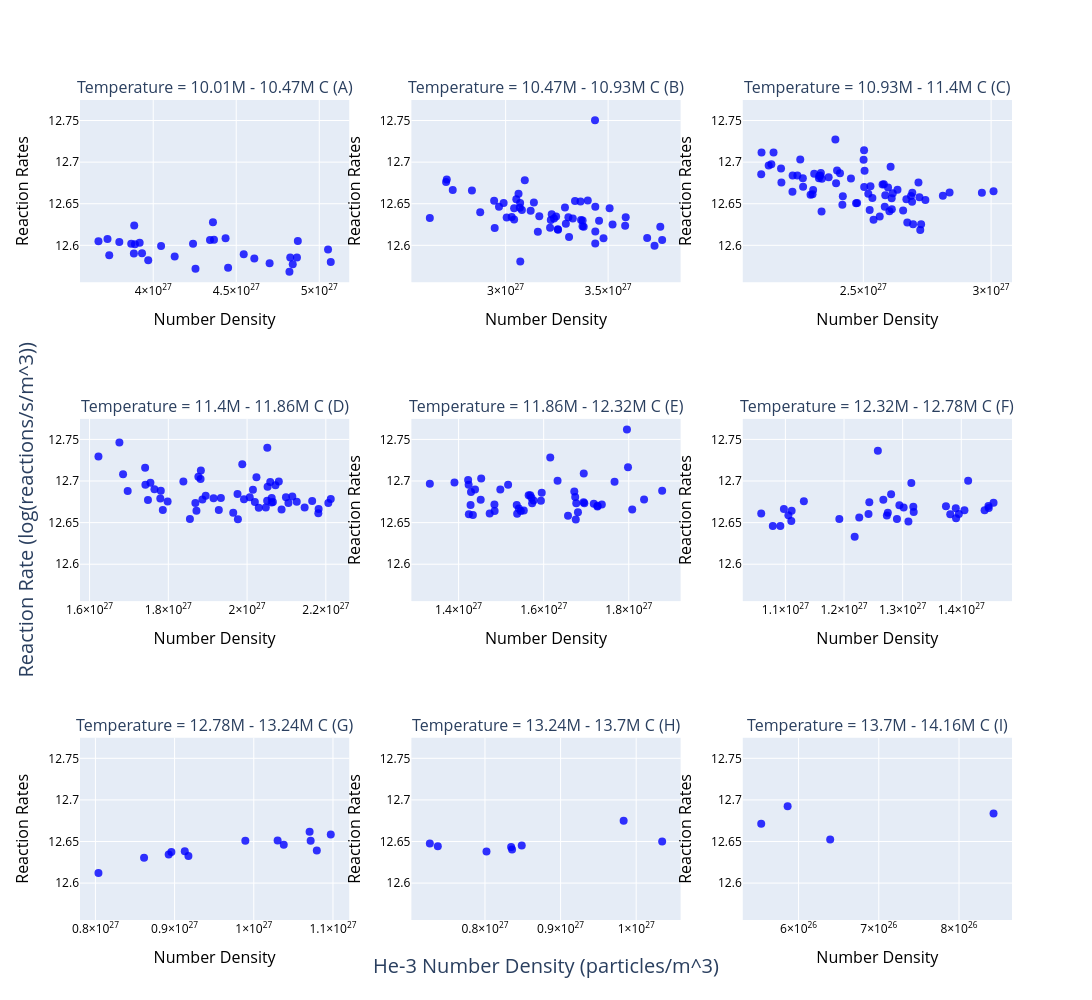

The notebook cell this image was saved under:
### Code cell
%matplotlib widget
x = df_filtered['he3_number_density']
temp = df_filtered['core_temperature']
y = np.log10(df_filtered['reaction_rates_per_unit_volume'])

count = 9
temp_range = np.linspace(temp.min(), temp.max(), count + 1)

frames = []


def format_title(value):
    # Get place value
    place_value = int(np.log10(value))
    if 4 <= place_value <= 6:
        return f'{round(value, -2) / 1000}K'
    elif 7 <= place_value <= 9:
        return f'{round(value, -4) / 10 ** 6}M'
    else:
        return f'{value:.1e}'


subplot_titles = [

]

letters = 'ABCDEFGHIJKLMNOPQRSTUVWXYZ'

_last = temp.min()
idx = 0
for _temp in temp_range:
    if _temp == _last:
        continue
    subplot_titles.append(f'Temperature = {format_title(_last)} - {format_title(_temp)} C ({letters[idx]})')
    _last = _temp
    idx += 1

cols = 3
fig = make_subplots(rows=math.ceil((len(temp_range) - 1) / cols), cols=cols, subplot_titles=subplot_titles,
                    x_title='He-3 Number Density (particles/m^3)', y_title='Reaction Rate (log(reactions/s/m^3))')

def update(a):
    if a.text =='He-3 Number Density (particles/m^3)' or a.text == 'Reaction Rate (log(reactions/s/m^3))':
        a.font.size = 20

fig.for_each_annotation(update)

last = temp.min()
row = 1
col = 1
for temp_value in temp_range:
    if temp_value == last:
        continue
    frame_df = df_filtered.copy()
    if temp_value == temp.max():
        frame_df = frame_df[frame_df['core_temperature'] <= temp_value]
    else:
        frame_df = frame_df[frame_df['core_temperature'] < temp_value]
    frame_df = frame_df[frame_df['core_temperature'] >= last]
    last = temp_value
    _x = frame_df['he3_number_density']
    _y = np.log10(frame_df['reaction_rates_per_unit_volume'])
    _temp = frame_df['core_temperature']
    fig.add_trace(go.Scatter(
        x=_x,
        y=_y,
        mode='markers',
        marker=dict(
            size=8,
            color='Blue',
            opacity=0.8,
            # colorbar=dict(title='Temperature (C)', len=0.8, thickness=20),
            # showscale=True,
            # coloraxis='coloraxis',
        ),
    ), row=row, col=col)

    col += 1
    if col > cols:
        col = 1
        row += 1

fig.update_layout(
    width=1600,
    height=1000,
    # coloraxis=dict(colorscale='BlueRed', colorbar=dict(title='Temperature (C)', len=0.8, thickness=20)),
    showlegend=False,
)

min_y = y.min() * 0.999
max_y = y.max() * 1.001

min_x = x.min() * 0.85
max_x = x.max() * 1.02

for i in range(len(temp_range)):
    param_name = f'yaxis{i + 1}'
    param_name_x = f'xaxis{i + 1}'
    if i == 0:
        param_name = 'yaxis'
        fig.update_layout(yaxis=dict(range=[min_y, max_y], title='Reaction Rates', color='black', titlefont=dict(size=16, color='black')), xaxis=dict(title='Number Density', color='black', titlefont=dict(size=16, color='black')))
    elif i == 3:
        fig.update_layout({
            param_name: dict(range=[min_y, max_y], color='black'),
            param_name_x: dict(title='Number Density', color='black', titlefont=dict(size=16, color='black'))
        })
    elif i == 7:
        fig.update_layout({
            param_name: dict(range=[min_y, max_y], title='Reaction Rates', color='black', titlefont=dict(size=16, color='black')),
            param_name_x: dict(color='black')
        })
    else:
        fig.update_layout({
            param_name: dict(range=[min_y, max_y], title='Reaction Rates', color='black', titlefont=dict(size=16, color='black')),
            param_name_x: dict(title='Number Density', color='black', titlefont=dict(size=16, color='black'))
        })

# Show the plot inline in Jupyter
pyo.iplot(fig)

### Figure 1 — Plotly figure (JSON) as saved in the notebook; plotly's stock layout.template omitted (floating-point values rounded to 4 significant figures)
{"data": [{"marker": {"color": "Blue", "opacity": 0.8, "size": 8}, "mode": "markers", "x": [5.053e+27, 4.129e+27, 4.82e+27, 3.67e+27, 3.884e+27, 4.366e+27, 4.342e+27, 4.36e+27, 3.735e+27, 4.545e+27, 4.84e+27, 4.436e+27, 3.89e+27, 3.868e+27, 4.825e+27, 4.047e+27, 3.725e+27, 3.918e+27, 4.451e+27, 4.871e+27, 3.796e+27, 4.866e+27, 4.701e+27, 3.886e+27, 4.24e+27, 3.97e+27, 4.255e+27, 3.933e+27, 4.609e+27, 5.069e+27], "xaxis": "x", "y": [12.6, 12.59, 12.57, 12.6, 12.59, 12.61, 12.61, 12.63, 12.59, 12.59, 12.58, 12.61, 12.6, 12.6, 12.59, 12.6, 12.61, 12.6, 12.57, 12.61, 12.6, 12.59, 12.58, 12.62, 12.6, 12.58, 12.57, 12.59, 12.58, 12.58], "yaxis": "y", "type": "scatter"}, {"marker": {"color": "Blue", "opacity": 0.8, "size": 8}, "mode": "markers", "x": [3.456e+27, 2.71e+27, 2.836e+27, 3.306e+27, 3.507e+27, 3.583e+27, 3.157e+27, 2.713e+27, 3.309e+27, 3.225e+27, 3.093e+27, 3.726e+27, 3.368e+27, 3.22e+27, 3.041e+27, 3.755e+27, 3.122e+27, 3.381e+27, 3.255e+27, 3.691e+27, 2.876e+27, 3.437e+27, 3.071e+27, 3.164e+27, 2.99e+27, 3.294e+27, 3.328e+27, 3.401e+27, 3.436e+27, 3.079e+27, 3.437e+27, 2.947e+27, 3.03e+27, 3.236e+27, 3.138e+27, 3.764e+27, 3.375e+27, 3.586e+27, 3.041e+27, 2.968e+27, 3.29e+27, 3.477e+27, 3.069e+27, 3.256e+27, 2.944e+27, 2.63e+27, 3.071e+27, 3.063e+27, 3.376e+27, 3.246e+27, 2.742e+27, 3.338e+27, 3.522e+27, 3.217e+27, 3.005e+27, 3.052e+27, 3.437e+27, 3.365e+27], "xaxis": "x2", "y": [12.63, 12.68, 12.67, 12.63, 12.64, 12.62, 12.62, 12.68, 12.61, 12.64, 12.68, 12.6, 12.63, 12.63, 12.64, 12.62, 12.64, 12.62, 12.62, 12.61, 12.64, 12.65, 12.58, 12.63, 12.65, 12.63, 12.63, 12.65, 12.75, 12.64, 12.6, 12.62, 12.63, 12.63, 12.65, 12.61, 12.62, 12.63, 12.63, 12.65, 12.65, 12.61, 12.65, 12.62, 12.65, 12.63, 12.65, 12.66, 12.63, 12.63, 12.67, 12.65, 12.63, 12.62, 12.63, 12.66, 12.62, 12.65], "yaxis": "y2", "type": "scatter"}, {"marker": {"color": "Blue", "opacity": 0.8, "size": 8}, "mode": "markers", "x": [2.528e+27, 2.811e+27, 2.13e+27, 2.687e+27, 2.58e+27, 2.615e+27, 2.264e+27, 2.575e+27, 2.586e+27, 2.564e+27, 2.519e+27, 2.326e+27, 2.308e+27, 2.393e+27, 2.723e+27, 2.452e+27, 2.525e+27, 2.692e+27, 2.634e+27, 2.223e+27, 2.501e+27, 2.178e+27, 2.338e+27, 2.695e+27, 2.726e+27, 2.149e+27, 2.334e+27, 2.72e+27, 2.102e+27, 2.253e+27, 2.223e+27, 2.536e+27, 2.293e+27, 2.337e+27, 2.328e+27, 2.263e+27, 2.397e+27, 2.668e+27, 2.743e+27, 2.304e+27, 2.584e+27, 2.691e+27, 2.656e+27, 2.54e+27, 2.409e+27, 2.672e+27, 2.14e+27, 2.418e+27, 2.301e+27, 2.331e+27, 2.179e+27, 2.602e+27, 2.42e+27, 2.503e+27, 2.472e+27, 2.607e+27, 2.476e+27, 2.597e+27, 2.964e+27, 3.01e+27, 2.391e+27, 2.1e+27, 2.612e+27, 2.716e+27, 2.503e+27, 2.838e+27, 2.611e+27, 2.242e+27, 2.364e+27, 2.505e+27], "xaxis": "x3", "y": [12.67, 12.66, 12.7, 12.66, 12.67, 12.66, 12.67, 12.67, 12.66, 12.63, 12.66, 12.68, 12.69, 12.67, 12.62, 12.68, 12.64, 12.66, 12.67, 12.68, 12.7, 12.69, 12.68, 12.63, 12.63, 12.71, 12.69, 12.66, 12.71, 12.7, 12.66, 12.66, 12.66, 12.64, 12.68, 12.68, 12.69, 12.66, 12.65, 12.67, 12.65, 12.65, 12.64, 12.63, 12.69, 12.63, 12.7, 12.65, 12.66, 12.68, 12.68, 12.64, 12.66, 12.67, 12.65, 12.69, 12.65, 12.67, 12.66, 12.66, 12.73, 12.69, 12.64, 12.68, 12.71, 12.66, 12.66, 12.68, 12.68, 12.69], "yaxis": "y3", "type": "scatter"}, {"marker": {"color": "Blue", "opacity": 0.8, "size": 8}, "mode": "markers", "x": [1.755e+27, 2.099e+27, 2.02e+27, 1.988e+27, 2.088e+27, 2.181e+27, 1.895e+27, 1.838e+27, 2.007e+27, 2.03e+27, 2.059e+27, 1.934e+27, 1.748e+27, 1.882e+27, 1.742e+27, 1.685e+27, 2.015e+27, 2.066e+27, 2.105e+27, 1.977e+27, 1.928e+27, 2.062e+27, 1.78e+27, 1.887e+27, 2.062e+27, 2.126e+27, 2.115e+27, 1.876e+27, 1.965e+27, 1.781e+27, 1.915e+27, 2.072e+27, 1.869e+27, 2.052e+27, 1.623e+27, 1.697e+27, 1.798e+27, 1.976e+27, 1.786e+27, 1.992e+27, 2.206e+27, 2.182e+27, 2.024e+27, 2.213e+27, 1.741e+27, 2.051e+27, 2.165e+27, 1.855e+27, 2.146e+27, 1.871e+27, 2.048e+27, 1.765e+27, 2.051e+27, 1.676e+27, 1.883e+27, 2.081e+27], "xaxis": "x4", "y": [12.7, 12.68, 12.67, 12.72, 12.67, 12.66, 12.68, 12.7, 12.68, 12.67, 12.7, 12.68, 12.68, 12.7, 12.7, 12.71, 12.69, 12.67, 12.67, 12.65, 12.67, 12.67, 12.68, 12.68, 12.68, 12.68, 12.68, 12.71, 12.66, 12.69, 12.68, 12.69, 12.67, 12.69, 12.73, 12.69, 12.68, 12.68, 12.67, 12.68, 12.67, 12.67, 12.7, 12.68, 12.72, 12.68, 12.68, 12.65, 12.67, 12.66, 12.67, 12.69, 12.74, 12.75, 12.71, 12.7], "yaxis": "y4", "type": "scatter"}, {"marker": {"color": "Blue", "opacity": 0.8, "size": 8}, "mode": "markers", "x": [1.439e+27, 1.452e+27, 1.332e+27, 1.595e+27, 1.672e+27, 1.796e+27, 1.657e+27, 1.681e+27, 1.767e+27, 1.694e+27, 1.516e+27, 1.453e+27, 1.677e+27, 1.615e+27, 1.726e+27, 1.39e+27, 1.836e+27, 1.485e+27, 1.473e+27, 1.542e+27, 1.594e+27, 1.537e+27, 1.484e+27, 1.798e+27, 1.808e+27, 1.553e+27, 1.573e+27, 1.428e+27, 1.565e+27, 1.696e+27, 1.424e+27, 1.718e+27, 1.727e+27, 1.429e+27, 1.538e+27, 1.422e+27, 1.737e+27, 1.546e+27, 1.498e+27, 1.674e+27, 1.879e+27, 1.676e+27, 1.633e+27, 1.694e+27, 1.424e+27, 1.434e+27, 1.571e+27, 1.569e+27, 1.576e+27], "xaxis": "x5", "y": [12.69, 12.68, 12.7, 12.69, 12.69, 12.76, 12.66, 12.66, 12.7, 12.67, 12.7, 12.7, 12.67, 12.73, 12.67, 12.7, 12.68, 12.66, 12.66, 12.67, 12.68, 12.67, 12.67, 12.72, 12.67, 12.66, 12.67, 12.67, 12.68, 12.67, 12.7, 12.67, 12.67, 12.69, 12.66, 12.7, 12.67, 12.66, 12.69, 12.68, 12.69, 12.65, 12.7, 12.71, 12.66, 12.66, 12.68, 12.68, 12.68], "yaxis": "y5", "type": "scatter"}, {"marker": {"color": "Blue", "opacity": 0.8, "size": 8}, "mode": "markers", "x": [1.391e+27, 1.374e+27, 1.302e+27, 1.192e+27, 1.131e+27, 1.275e+27, 1.078e+27, 1.29e+27, 1.455e+27, 1.447e+27, 1.318e+27, 1.258e+27, 1.243e+27, 1.059e+27, 1.319e+27, 1.273e+27, 1.405e+27, 1.391e+27, 1.218e+27, 1.111e+27, 1.226e+27, 1.446e+27, 1.31e+27, 1.267e+27, 1.28e+27, 1.294e+27, 1.105e+27, 1.44e+27, 1.242e+27, 1.091e+27, 1.315e+27, 1.412e+27, 1.396e+27, 1.11e+27, 1.097e+27, 1.381e+27], "xaxis": "x6", "y": [12.67, 12.67, 12.67, 12.65, 12.68, 12.66, 12.65, 12.65, 12.67, 12.67, 12.67, 12.74, 12.67, 12.66, 12.66, 12.66, 12.66, 12.66, 12.63, 12.66, 12.66, 12.67, 12.65, 12.68, 12.68, 12.67, 12.66, 12.66, 12.66, 12.65, 12.7, 12.7, 12.66, 12.65, 12.67, 12.66], "yaxis": "y6", "type": "scatter"}, {"marker": {"color": "Blue", "opacity": 0.8, "size": 8}, "mode": "markers", "x": [9.175e+26, 1.08e+27, 9.893e+26, 9.129e+26, 1.097e+27, 1.072e+27, 1.038e+27, 8.959e+26, 8.614e+26, 8.925e+26, 8.038e+26, 1.071e+27, 1.03e+27], "xaxis": "x7", "y": [12.63, 12.64, 12.65, 12.64, 12.66, 12.65, 12.65, 12.64, 12.63, 12.63, 12.61, 12.66, 12.65], "yaxis": "y7", "type": "scatter"}, {"marker": {"color": "Blue", "opacity": 0.8, "size": 8}, "mode": "markers", "x": [7.271e+26, 8.486e+26, 8.358e+26, 7.376e+26, 9.834e+26, 1.034e+27, 8.02e+26, 8.346e+26], "xaxis": "x8", "y": [12.65, 12.65, 12.64, 12.64, 12.67, 12.65, 12.64, 12.64], "yaxis": "y8", "type": "scatter"}, {"marker": {"color": "Blue", "opacity": 0.8, "size": 8}, "mode": "markers", "x": [5.864e+26, 6.394e+26, 8.43e+26, 5.534e+26], "xaxis": "x9", "y": [12.69, 12.65, 12.68, 12.67], "yaxis": "y9", "type": "scatter"}], "layout": {"annotations": [{"font": {"size": 16}, "showarrow": false, "text": "Temperature = 10.01M - 10.47M C (A)", "x": 0.1444, "xanchor": "center", "xref": "paper", "y": 1.0, "yanchor": "bottom", "yref": "paper"}, {"font": {"size": 16}, "showarrow": false, "text": "Temperature = 10.47M - 10.93M C (B)", "x": 0.5, "xanchor": "center", "xref": "paper", "y": 1.0, "yanchor": "bottom", "yref": "paper"}, {"font": {"size": 16}, "showarrow": false, "text": "Temperature = 10.93M - 11.4M C (C)", "x": 0.8556, "xanchor": "center", "xref": "paper", "y": 1.0, "yanchor": "bottom", "yref": "paper"}, {"font": {"size": 16}, "showarrow": false, "text": "Temperature = 11.4M - 11.86M C (D)", "x": 0.1444, "xanchor": "center", "xref": "paper", "y": 0.6111, "yanchor": "bottom", "yref": "paper"}, {"font": {"size": 16}, "showarrow": false, "text": "Temperature = 11.86M - 12.32M C (E)", "x": 0.5, "xanchor": "center", "xref": "paper", "y": 0.6111, "yanchor": "bottom", "yref": "paper"}, {"font": {"size": 16}, "showarrow": false, "text": "Temperature = 12.32M - 12.78M C (F)", "x": 0.8556, "xanchor": "center", "xref": "paper", "y": 0.6111, "yanchor": "bottom", "yref": "paper"}, {"font": {"size": 16}, "showarrow": false, "text": "Temperature = 12.78M - 13.24M C (G)", "x": 0.1444, "xanchor": "center", "xref": "paper", "y": 0.2222, "yanchor": "bottom", "yref": "paper"}, {"font": {"size": 16}, "showarrow": false, "text": "Temperature = 13.24M - 13.7M C (H)", "x": 0.5, "xanchor": "center", "xref": "paper", "y": 0.2222, "yanchor": "bottom", "yref": "paper"}, {"font": {"size": 16}, "showarrow": false, "text": "Temperature = 13.7M - 14.16M C (I)", "x": 0.8556, "xanchor": "center", "xref": "paper", "y": 0.2222, "yanchor": "bottom", "yref": "paper"}, {"font": {"size": 20}, "showarrow": false, "text": "He-3 Number Density (particles/m^3)", "x": 0.5, "xanchor": "center", "xref": "paper", "y": 0, "yanchor": "top", "yref": "paper", "yshift": -30}, {"font": {"size": 20}, "showarrow": false, "text": "Reaction Rate (log(reactions/s/m^3))", "textangle": -90, "x": 0, "xanchor": "right", "xref": "paper", "xshift": -40, "y": 0.5, "yanchor": "middle", "yref": "paper"}], "height": 1000, "showlegend": false, "width": 1600, "xaxis": {"anchor": "y", "color": "black", "domain": [0.0, 0.2889], "title": {"font": {"color": "black", "size": 16}, "text": "Number Density"}}, "yaxis": {"anchor": "x", "color": "black", "domain": [0.7778, 1.0], "range": [12.56, 12.77], "title": {"font": {"color": "black", "size": 16}, "text": "Reaction Rates"}}, "xaxis2": {"anchor": "y2", "color": "black", "domain": [0.3556, 0.6444], "title": {"font": {"color": "black", "size": 16}, "text": "Number Density"}}, "yaxis2": {"anchor": "x2", "color": "black", "domain": [0.7778, 1.0], "range": [12.56, 12.77], "title": {"font": {"color": "black", "size": 16}, "text": "Reaction Rates"}}, "xaxis3": {"anchor": "y3", "color": "black", "domain": [0.7111, 1.0], "title": {"font": {"color": "black", "size": 16}, "text": "Number Density"}}, "yaxis3": {"anchor": "x3", "color": "black", "domain": [0.7778, 1.0], "range": [12.56, 12.77], "title": {"font": {"color": "black", "size": 16}, "text": "Reaction Rates"}}, "xaxis4": {"anchor": "y4", "color": "black", "domain": [0.0, 0.2889], "title": {"font": {"color": "black", "size": 16}, "text": "Number Density"}}, "yaxis4": {"anchor": "x4", "color": "black", "domain": [0.3889, 0.6111], "range": [12.56, 12.77]}, "xaxis5": {"anchor": "y5", "color": "black", "domain": [0.3556, 0.6444], "title": {"font": {"color": "black", "size": 16}, "text": "Number Density"}}, "yaxis5": {"anchor": "x5", "color": "black", "domain": [0.3889, 0.6111], "range": [12.56, 12.77], "title": {"font": {"color": "black", "size": 16}, "text": "Reaction Rates"}}, "xaxis6": {"anchor": "y6", "color": "black", "domain": [0.7111, 1.0], "title": {"font": {"color": "black", "size": 16}, "text": "Number Density"}}, "yaxis6": {"anchor": "x6", "color": "black", "domain": [0.3889, 0.6111], "range": [12.56, 12.77], "title": {"font": {"color": "black", "size": 16}, "text": "Reaction Rates"}}, "xaxis7": {"anchor": "y7", "color": "black", "domain": [0.0, 0.2889], "title": {"font": {"color": "black", "size": 16}, "text": "Number Density"}}, "yaxis7": {"anchor": "x7", "color": "black", "domain": [0.0, 0.2222], "range": [12.56, 12.77], "title": {"font": {"color": "black", "size": 16}, "text": "Reaction Rates"}}, "xaxis8": {"anchor": "y8", "color": "black", "domain": [0.3556, 0.6444]}, "yaxis8": {"anchor": "x8", "color": "black", "domain": [0.0, 0.2222], "range": [12.56, 12.77], "title": {"font": {"color": "black", "size": 16}, "text": "Reaction Rates"}}, "xaxis9": {"anchor": "y9", "color": "black", "domain": [0.7111, 1.0], "title": {"font": {"color": "black", "size": 16}, "text": "Number Density"}}, "yaxis9": {"anchor": "x9", "color": "black", "domain": [0.0, 0.2222], "range": [12.56, 12.77], "title": {"font": {"color": "black", "size": 16}, "text": "Reaction Rates"}}, "yaxis10": {"color": "black", "range": [12.56, 12.77], "title": {"font": {"color": "black", "size": 16}, "text": "Reaction Rates"}}, "xaxis10": {"color": "black", "title": {"font": {"color": "black", "size": 16}, "text": "Number Density"}}}}
